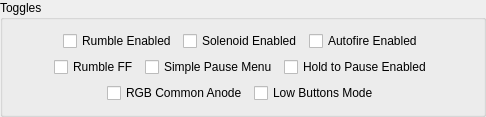
         <widget class="QGroupBox" name="TogglesGroup">
          <property name="sizePolicy">
           <sizepolicy hsizetype="Preferred" vsizetype="Maximum">
            <horstretch>0</horstretch>
            <verstretch>0</verstretch>
           </sizepolicy>
          </property>
          <property name="maximumSize">
           <size>
            <width>16777215</width>
            <height>120</height>
           </size>
          </property>
          <property name="title">
           <string>Toggles</string>
          </property>
          <layout class="QVBoxLayout" name="verticalLayout_8">
           <item>
            <layout class="QHBoxLayout" name="TogglesTop">
             <item>
              <spacer name="horizontalSpacer_6">
               <property name="orientation">
                <enum>Qt::Orientation::Horizontal</enum>
               </property>
               <property name="sizeHint" stdset="0">
                <size>
                 <width>40</width>
                 <height>20</height>
                </size>
               </property>
              </spacer>
             </item>
             <item>
              <widget class="QCheckBox" name="rumbleToggle">
               <property name="toolTip">
                <string>&lt;html&gt;&lt;head/&gt;&lt;body&gt;&lt;p&gt;Set if rumble force feedback is enabled.&lt;/p&gt;&lt;/body&gt;&lt;/html&gt;</string>
               </property>
               <property name="text">
                <string>Rumble Enabled</string>
               </property>
              </widget>
             </item>
             <item>
              <widget class="QCheckBox" name="solenoidToggle">
               <property name="toolTip">
                <string>&lt;html&gt;&lt;head/&gt;&lt;body&gt;&lt;p&gt;Set if solenoid force feedback is enabled.&lt;/p&gt;&lt;p&gt;Note that the &lt;span style=&quot; font-style:italic;&quot;&gt;Rumble FF&lt;/span&gt; setting conflicts with solenoid functionality, and will be disabled if this is set.&lt;/p&gt;&lt;/body&gt;&lt;/html&gt;</string>
               </property>
               <property name="text">
                <string>Solenoid Enabled</string>
               </property>
              </widget>
             </item>
             <item>
              <widget class="QCheckBox" name="autofireToggle">
               <property name="toolTip">
                <string>&lt;html&gt;&lt;head/&gt;&lt;body&gt;&lt;p&gt;Enable for rapid solenoid feedback while the trigger is pressed.&lt;/p&gt;&lt;p&gt;Note that if &lt;span style=&quot; font-style:italic;&quot;&gt;Rumble FF&lt;/span&gt; is enabled, this option will provide continuous rumble motor feedback instead.&lt;/p&gt;&lt;/body&gt;&lt;/html&gt;</string>
               </property>
               <property name="text">
                <string>Autofire Enabled</string>
               </property>
              </widget>
             </item>
             <item>
              <spacer name="horizontalSpacer_7">
               <property name="orientation">
                <enum>Qt::Orientation::Horizontal</enum>
               </property>
               <property name="sizeHint" stdset="0">
                <size>
                 <width>40</width>
                 <height>20</height>
                </size>
               </property>
              </spacer>
             </item>
            </layout>
           </item>
           <item>
            <layout class="QHBoxLayout" name="TogglesMiddle">
             <item>
              <spacer name="horizontalSpacer_4">
               <property name="orientation">
                <enum>Qt::Orientation::Horizontal</enum>
               </property>
               <property name="sizeHint" stdset="0">
                <size>
                 <width>40</width>
                 <height>20</height>
                </size>
               </property>
              </spacer>
             </item>
             <item>
              <widget class="QCheckBox" name="rumbleFFToggle">
               <property name="toolTip">
                <string>&lt;html&gt;&lt;head/&gt;&lt;body&gt;&lt;p&gt;Enable to have the rumble motor be used for onscreen trigger feedback, rather than the default off-screen feedback. This requires rumble to be enabled.&lt;/p&gt;&lt;p&gt;Note that &lt;span style=&quot; font-style:italic;&quot;&gt;Solenoid&lt;/span&gt; takes priority over this setting, and will be disabled if this is set.&lt;/p&gt;&lt;/body&gt;&lt;/html&gt;</string>
               </property>
               <property name="text">
                <string>Rumble FF</string>
               </property>
              </widget>
             </item>
             <item>
              <widget class="QCheckBox" name="simplePauseToggle">
               <property name="toolTip">
                <string>&lt;html&gt;&lt;head/&gt;&lt;body&gt;&lt;p&gt;Enabled: Pause Menu will use a scrolling layout - navigate by using Button A/B to select, and press Trigger to activate.&lt;/p&gt;&lt;p&gt;Disabled: Pause Menu options are activated with hotkeys.&lt;br/&gt;&lt;/p&gt;&lt;p&gt;Enabled is recommended for guns with less than two sub buttons, but &lt;span style=&quot; font-weight:700;&quot;&gt;requires an LED for visual feedback!&lt;/span&gt;&lt;/p&gt;&lt;/body&gt;&lt;/html&gt;</string>
               </property>
               <property name="text">
                <string>Simple Pause Menu</string>
               </property>
              </widget>
             </item>
             <item>
              <widget class="QCheckBox" name="holdToPauseToggle">
               <property name="toolTip">
                <string>&lt;html&gt;&lt;head/&gt;&lt;body&gt;&lt;p&gt;Enabled: Access Pause Mode by holding Trigger and Button A while no IR points are visible.&lt;/p&gt;&lt;p&gt;Disabled: Access Pause Mode by pressing the Pause Mode hotkey (Button C + Select).&lt;br/&gt;&lt;/p&gt;&lt;p&gt;Enabled is recommended for guns with less than two sub buttons. Pause Mode will always be accessible by pressing the Home Button, if available.&lt;/p&gt;&lt;/body&gt;&lt;/html&gt;</string>
               </property>
               <property name="text">
                <string>Hold to Pause Enabled</string>
               </property>
              </widget>
             </item>
             <item>
              <spacer name="horizontalSpacer_5">
               <property name="orientation">
                <enum>Qt::Orientation::Horizontal</enum>
               </property>
               <property name="sizeHint" stdset="0">
                <size>
                 <width>40</width>
                 <height>20</height>
                </size>
               </property>
              </spacer>
             </item>
            </layout>
           </item>
           <item>
            <layout class="QHBoxLayout" name="TogglesBottom">
             <item>
              <spacer name="horizontalSpacer_2">
               <property name="orientation">
                <enum>Qt::Orientation::Horizontal</enum>
               </property>
               <property name="sizeHint" stdset="0">
                <size>
                 <width>40</width>
                 <height>20</height>
                </size>
               </property>
              </spacer>
             </item>
             <item>
              <widget class="QCheckBox" name="commonAnodeToggle">
               <property name="toolTip">
                <string>&lt;html&gt;&lt;head/&gt;&lt;body&gt;&lt;p&gt;Set to enabled if your 4-pin RGB LED is a Common Anode type (with common connected to 5V), or disabled if it's Common Cathode (common connected to GND).&lt;/p&gt;&lt;/body&gt;&lt;/html&gt;</string>
               </property>
               <property name="text">
                <string>RGB Common Anode</string>
               </property>
              </widget>
             </item>
             <item>
              <widget class="QCheckBox" name="lowButtonsToggle">
               <property name="toolTip">
                <string>&lt;html&gt;&lt;head/&gt;&lt;body&gt;&lt;p&gt;Enabled: Buttons A &amp;amp; B will perform different functions when aiming off-screen (Start/Select, respectively).&lt;/p&gt;&lt;p&gt;Disabled: All buttons will perform the same functions regardless of aiming off-screen or not.&lt;br/&gt;&lt;/p&gt;&lt;p&gt;Enabled is recommended for guns with less than two sub buttons.&lt;/p&gt;&lt;/body&gt;&lt;/html&gt;</string>
               </property>
               <property name="text">
                <string>Low Buttons Mode</string>
               </property>
              </widget>
             </item>
             <item>
              <spacer name="horizontalSpacer_3">
               <property name="orientation">
                <enum>Qt::Orientation::Horizontal</enum>
               </property>
               <property name="sizeHint" stdset="0">
                <size>
                 <width>40</width>
                 <height>20</height>
                </size>
               </property>
              </spacer>
             </item>
            </layout>
           </item>
          </layout>
         </widget>
